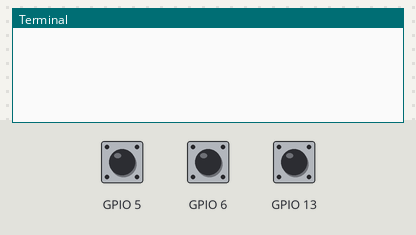
The program below on a simulated Raspberry Pi (BCM pin numbers). Parts: the last lines printed to the terminal. The inputs (shaded band) are chosen by the test bench; at power-on: GPIO 5 HIGH, GPIO 13 HIGH, GPIO 6 HIGH. Threads take turns every 2 ms; the clock reads 2024-03-15 10:24:30 at power-on unless the program sets it.

Above: at 1.2 s.
1.3 s: GPIO 5 pulled LOW for 0.15 s
At 1.9 s:
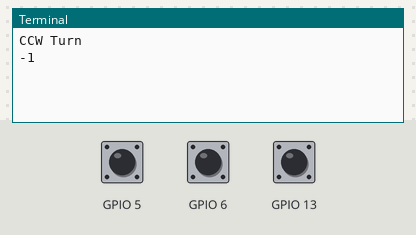
2.9 s: GPIO 13 pulled LOW for 0.15 s
At 3.6 s:
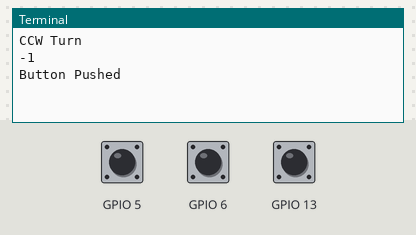
4.5 s: GPIO 5 pulled LOW for 1 s
At 6.8 s:
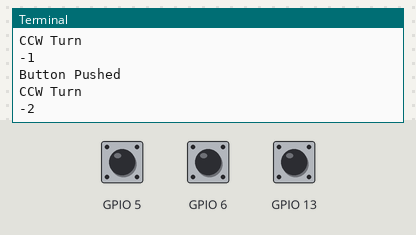

The program:

ky040Test2.py
```python
#!/usr/bin/python

from Rotary import Rotary
import time

## Define Callback functions
def cwTurn():
    print("CW Turn")

def ccwTurn():
    print("CCW Turn")

def buttonPushed():
    print("Button Pushed")

def valueChanged(count):
    print(count) ## Current Counter value

## Initialise (clk, dt, sw, ticks)
obj = Rotary(5,6,13,2)

 ## Register callbacks
obj.register(increment=cwTurn, decrement=ccwTurn)

## Register more callbacks
obj.register(pressed=buttonPushed, onchange=valueChanged)

## Start monitoring the encoder
obj.start()

try:
    while True:
        time.sleep(0.1)

# Aufraeumarbeiten nachdem das Programm beendet wurde
except KeyboardInterrupt:
    obj.stop()
```

Rotary.py
```python
from RPi import GPIO
import threading, time


class Rotary:

    def setup(self):
        GPIO.setmode(GPIO.BCM)
        GPIO.setup(self.pins['clk'], GPIO.IN, pull_up_down=GPIO.PUD_UP)
        GPIO.setup(self.pins['dt'], GPIO.IN, pull_up_down=GPIO.PUD_UP)
        GPIO.setup(self.pins['sw'], GPIO.IN, pull_up_down=GPIO.PUD_UP)

    def __init__(self, clk=None, dt=None, sw=None, tick=2, bounce=500):
        if not clk or not dt or not sw:
            raise BaseException("Invalid Configuration: CLK, DT and SW must be specified")
        self.pins = {"clk": clk, "dt": dt, "sw": sw}
        self.ticks = tick
        self.bounce = bounce
        self.increment, self.decrement, self.switched, self.changed = None, None, None, None
        self.setup()

    def register(self, **params):
        if 'increment' in params:
            self.increment = params['increment']
        if 'decrement' in params:
            self.decrement = params['decrement']
        if 'pressed' in params:
            self.switched = params['pressed']
        if 'onchange' in params:
            self.changed = params['onchange']

    def watch(self, stop_event):
        clkLastState = GPIO.input(self.pins['clk'])
        counter = 0
        tick = 1
        pressed = 0
        while not stop_event.is_set():
            clkState = GPIO.input(self.pins['clk'])
            dtState = GPIO.input(self.pins['dt'])
            swState = GPIO.input(self.pins['sw'])

            if swState == 0:
                if pressed < int((time.time() * 1000) - self.bounce):
                    if self.switched is not None:
                        pressed = int(time.time() * 1000)
                        self.switched()
            if clkState != clkLastState:
                if tick == self.ticks:
                    tick = 1
                    if dtState != clkState:
                        counter += 1
                        if self.increment is not None:
                            self.increment()
                    elif dtState == clkState:
                        counter -= 1
                        if self.decrement is not None:
                            self.decrement()
                    if self.changed is not None:
                        self.changed(counter)
                else:
                    tick += 1
            clkLastState = clkState
            time.sleep(0.0025)

    def start(self):
        self.stop_event = threading.Event()
        self.th = threading.Thread(target=self.watch, args=[self.stop_event])
        self.th.setDaemon(True)
        self.th.start()

    def stop(self):
        self.stop_event.set()
        GPIO.cleanup()
```

Measured:
- after the input at 1.3 s, the terminal: prints a new line after 0.15 s (image 1)
- after the input at 2.9 s, the terminal: prints a new line at once (image 2)
- after the input at 4.5 s, the terminal: prints a new line after 1.0 s (image 3)
